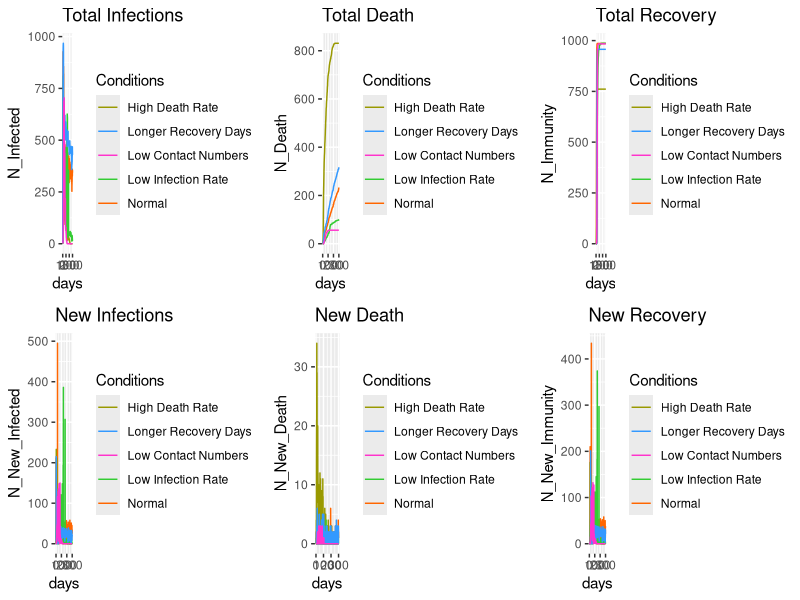

Recreate this plot in R.
## ---- chunk 1
knitr::opts_chunk$set(echo = TRUE)
library(ggplot2)

# default figure size
knitr::opts_chunk$set(
  fig.width=15, 
  fig.height=5,
  fig.align = "center"
)
## ---- chunk 2
options(scipen = 10)
## ---- chunk 3
N_population <- 1000
## ---- chunk 4
N_init <- 2
## ---- chunk 5
death_rate <- 0.002
infection_rate <- 0.3
## ---- chunk 6
n_recover <- 10
## ---- chunk 7
healthy <- 0
infected <- 1
dead <- 2
## ---- chunk 8
N_encountered <- 20
## ---- chunk 9
immunity_coef <- 0.3
## ---- chunk 10
sim <- function(death_rate=0.002, infection_rate=0.3, n_recover=10, N_encountered=20){
  # Construct one r data frame storing id, state, duration, immunity.
  id <- seq(1,N_population,1)
  state <- rep(0,N_population)
  duration <- rep(0,N_population)
  immunity <- rep(1,N_population)
  data <- data.frame(id, state, duration, immunity)
  # Initialization
  id_init <- ceiling(runif(N_init,min=0,max=N_population))
  data[id_init,]$state <- infected
  # vectors storing number of infected person and deaths
  N_Infected <- c()
  N_New_Infected <- c()
  N_Death <- c()
  N_New_Death <- c()
  N_Immunity <- c()
  N_New_Immunity <- c()
  for(i in 1:300){
    # calculate number of infected person and deaths
    n_infected <- sum(data$state == infected)
    n_death <- sum(data$state == dead)
    n_immunity <- sum(data$immunity == immunity_coef)
    
    # update duration
    data[data$state == infected,3] = data[data$state == infected,3] + 1
    
    # update immunity
    # data[data$state == infected,4] = immunity_coef
    
    # update death
    death_id <- runif(n_infected,0,1) < death_rate
    n_new_death <- sum(death_id)
    data[data$state == infected,][death_id,2] <- dead
    #print(death_id)
    #data[death_id,2] <- dead
    
    # infect new citizens
    N_meet <- floor(runif(1,0,N_encountered*n_infected))
    meet_id <- unique(ceiling(runif(N_meet,min=0,max=N_population)))
    # remove the dead
    meet_id <- meet_id[data[meet_id,2] != dead]
    # remove the currently infected
    meet_id <- meet_id[data[meet_id,2] != infected]
    # people with immunity
    meet_id_1 <- meet_id[data[meet_id,4] == immunity_coef]
    infected_id_1 <- meet_id[runif(length(meet_id_1),0,1) < infection_rate * immunity_coef]
    # people without immunity
    meet_id_2 <- meet_id[data[meet_id,4] == 1]
    infected_id_2 <- meet_id[runif(length(meet_id_2),0,1) < infection_rate]
    # total
    infected_id <- c(infected_id_1,infected_id_2)
    n_new_infected <- length(infected_id)
    
    # update new infected citizens
    data[infected_id,2] <- infected
    
    # patients recovery
    n_new_immunity <- nrow(data[data$duration >= n_recover,])
    data[data$duration >= n_recover,2] <- healthy
    data[data$duration >= n_recover,4] <- immunity_coef
    data[data$duration >= n_recover,3] <- 0
    
    # display information
    # print(sprintf(fmt = "Day: %3d; Total Infections: %6d; Toatl Deaths: %6d; Total Recovered:%6d; New Infections: %5d; New Deaths: %5d; New Recovered: %5d", i, n_infected, n_death, n_immunity, n_new_infected, n_new_death, n_new_immunity))
    
    # Stopping Criterion
    # if(n_infected == 0 | n_death == N_population){
    #   print("Stopping criterion reached.")
    #   break
    # }
    
    # Append number of infected, death, and immunity
    N_Infected <- append(N_Infected,n_infected)
    N_Death <- append(N_Death,n_death)
    N_Immunity <- append(N_Immunity,n_immunity)
    
    N_New_Infected <- append(N_New_Infected, n_new_infected)
    N_New_Death <- append(N_New_Death, n_new_death)
    N_New_Immunity <- append(N_New_Immunity, n_new_immunity)
    
  }
  days <- seq(1,length(N_Infected))
  d <- data.frame(days, N_Infected, N_Death, N_Immunity, N_New_Infected, N_New_Death, N_New_Immunity)
  return(d)
}
## ---- chunk 11
d1 <- sim(death_rate=0.002, infection_rate=0.3, n_recover=10, N_encountered=20)
## ---- chunk 12
d2 <- sim(death_rate=0.03, infection_rate=0.3, n_recover=10, N_encountered=20)
## ---- chunk 13
d3 <- sim(death_rate=0.002, infection_rate=0.05, n_recover=10, N_encountered=20)
## ---- chunk 14
d4 <- sim(death_rate=0.002, infection_rate=0.3, n_recover=20, N_encountered=20)
## ---- chunk 15
d5 <- sim(death_rate=0.002, infection_rate=0.3, n_recover=10, N_encountered=2)
## ---- chunk 16
d1[1:30,]
## ---- chunk 17
multiplot <- function(..., plotlist=NULL, file, cols=1, layout=NULL) {
  library(grid)
  plots <- c(list(...), plotlist)
  numPlots = length(plots)
  if (is.null(layout)) {
    layout <- matrix(seq(1, cols * ceiling(numPlots/cols)),
                     ncol = cols, nrow = ceiling(numPlots/cols))
  }
  if (numPlots==1) {
    print(plots[[1]])
    
  } else {
    grid.newpage()
    pushViewport(viewport(layout = grid.layout(nrow(layout), ncol(layout))))
    for (i in 1:numPlots) {
      matchidx <- as.data.frame(which(layout == i, arr.ind = TRUE))
      print(plots[[i]], vp = viewport(layout.pos.row = matchidx$row,
                                      layout.pos.col = matchidx$col))
    }
  }
}
## ---- chunk 18
p1 <- ggplot(d1, aes(x=days, y=N_Infected)) + 
  geom_line(aes(y=N_Infected, color = "Normal")) + 
  geom_line(aes(y=d2$N_Infected, color = "High Death Rate")) +
  geom_line(aes(y=d3$N_Infected, color = "Low Infection Rate")) +
  geom_line(aes(y=d4$N_Infected, color = "Longer Recovery Days")) +
  geom_line(aes(y=d5$N_Infected, color = "Low Contact Numbers")) +
  scale_color_manual(name = "Conditions", 
                     values=c("Normal" = "#FF6600", 
                              "High Death Rate" = "#999900", 
                              "Low Infection Rate" = "#33CC33",
                              "Longer Recovery Days" = "#3399FF", 
                              "Low Contact Numbers" = "#FF33CC")) +
  ggtitle("Total Infections")

p2 <- ggplot(d1, aes(x=days, y=N_Death)) + 
  geom_line(aes(y=N_Death, color = "Normal")) + 
  geom_line(aes(y=d2$N_Death, color = "High Death Rate")) +
  geom_line(aes(y=d3$N_Death, color = "Low Infection Rate")) +
  geom_line(aes(y=d4$N_Death, color = "Longer Recovery Days")) +
  geom_line(aes(y=d5$N_Death, color = "Low Contact Numbers")) +
  scale_color_manual(name = "Conditions", 
                     values=c("Normal" = "#FF6600", 
                              "High Death Rate" = "#999900", 
                              "Low Infection Rate" = "#33CC33",
                              "Longer Recovery Days" = "#3399FF", 
                              "Low Contact Numbers" = "#FF33CC")) +
  ggtitle("Total Death")


p3 <- ggplot(d1, aes(x=days, y=N_Immunity)) + 
  geom_line(aes(y=N_Immunity, color = "Normal")) + 
  geom_line(aes(y=d2$N_Immunity, color = "High Death Rate")) +
  geom_line(aes(y=d3$N_Immunity, color = "Low Infection Rate")) +
  geom_line(aes(y=d4$N_Immunity, color = "Longer Recovery Days")) +
  geom_line(aes(y=d5$N_Immunity, color = "Low Contact Numbers")) +
  scale_color_manual(name = "Conditions", 
                     values=c("Normal" = "#FF6600", 
                              "High Death Rate" = "#999900", 
                              "Low Infection Rate" = "#33CC33",
                              "Longer Recovery Days" = "#3399FF", 
                              "Low Contact Numbers" = "#FF33CC")) +
  ggtitle("Total Recovery")


p4 <- ggplot(d1, aes(x=days, y=N_New_Infected)) + 
  geom_line(aes(y=N_New_Infected, color = "Normal")) + 
  geom_line(aes(y=d2$N_New_Infected, color = "High Death Rate")) +
  geom_line(aes(y=d3$N_New_Infected, color = "Low Infection Rate")) +
  geom_line(aes(y=d4$N_New_Infected, color = "Longer Recovery Days")) +
  geom_line(aes(y=d5$N_New_Infected, color = "Low Contact Numbers")) +
  scale_color_manual(name = "Conditions", 
                     values=c("Normal" = "#FF6600", 
                              "High Death Rate" = "#999900", 
                              "Low Infection Rate" = "#33CC33",
                              "Longer Recovery Days" = "#3399FF", 
                              "Low Contact Numbers" = "#FF33CC")) +
  ggtitle("New Infections")

p5 <- ggplot(d1, aes(x=days, y=N_New_Death)) + 
  geom_line(aes(y=N_New_Death, color = "Normal")) + 
  geom_line(aes(y=d2$N_New_Death, color = "High Death Rate")) +
  geom_line(aes(y=d3$N_New_Death, color = "Low Infection Rate")) +
  geom_line(aes(y=d4$N_New_Death, color = "Longer Recovery Days")) +
  geom_line(aes(y=d5$N_New_Death, color = "Low Contact Numbers")) +
  scale_color_manual(name = "Conditions", 
                     values=c("Normal" = "#FF6600", 
                              "High Death Rate" = "#999900", 
                              "Low Infection Rate" = "#33CC33",
                              "Longer Recovery Days" = "#3399FF", 
                              "Low Contact Numbers" = "#FF33CC")) +
  ggtitle("New Death")

p6 <- ggplot(d1, aes(x=days, y=N_New_Immunity)) + 
  geom_line(aes(y=N_New_Immunity, color = "Normal")) + 
  geom_line(aes(y=d2$N_New_Immunity, color = "High Death Rate")) +
  geom_line(aes(y=d3$N_New_Immunity, color = "Low Infection Rate")) +
  geom_line(aes(y=d4$N_New_Immunity, color = "Longer Recovery Days")) +
  geom_line(aes(y=d5$N_New_Immunity, color = "Low Contact Numbers")) +
  scale_color_manual(name = "Conditions", 
                     values=c("Normal" = "#FF6600", 
                              "High Death Rate" = "#999900", 
                              "Low Infection Rate" = "#33CC33",
                              "Longer Recovery Days" = "#3399FF", 
                              "Low Contact Numbers" = "#FF33CC")) +
  ggtitle("New Recovery")

multiplot(p1, p4, p2, p5, p3, p6, cols=3)

